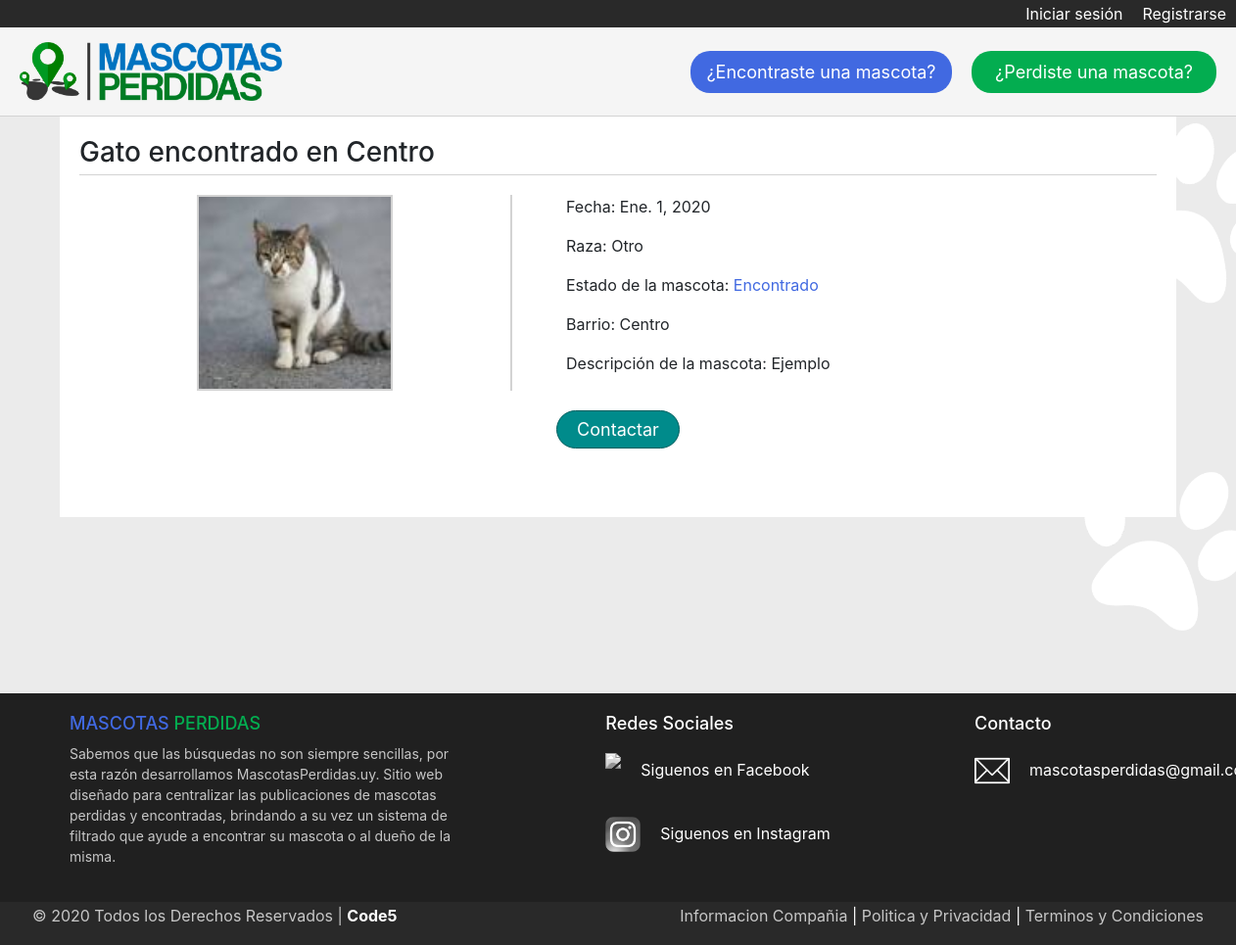
/ver_publicacion/41/, run on an earlier commit of the app's database.
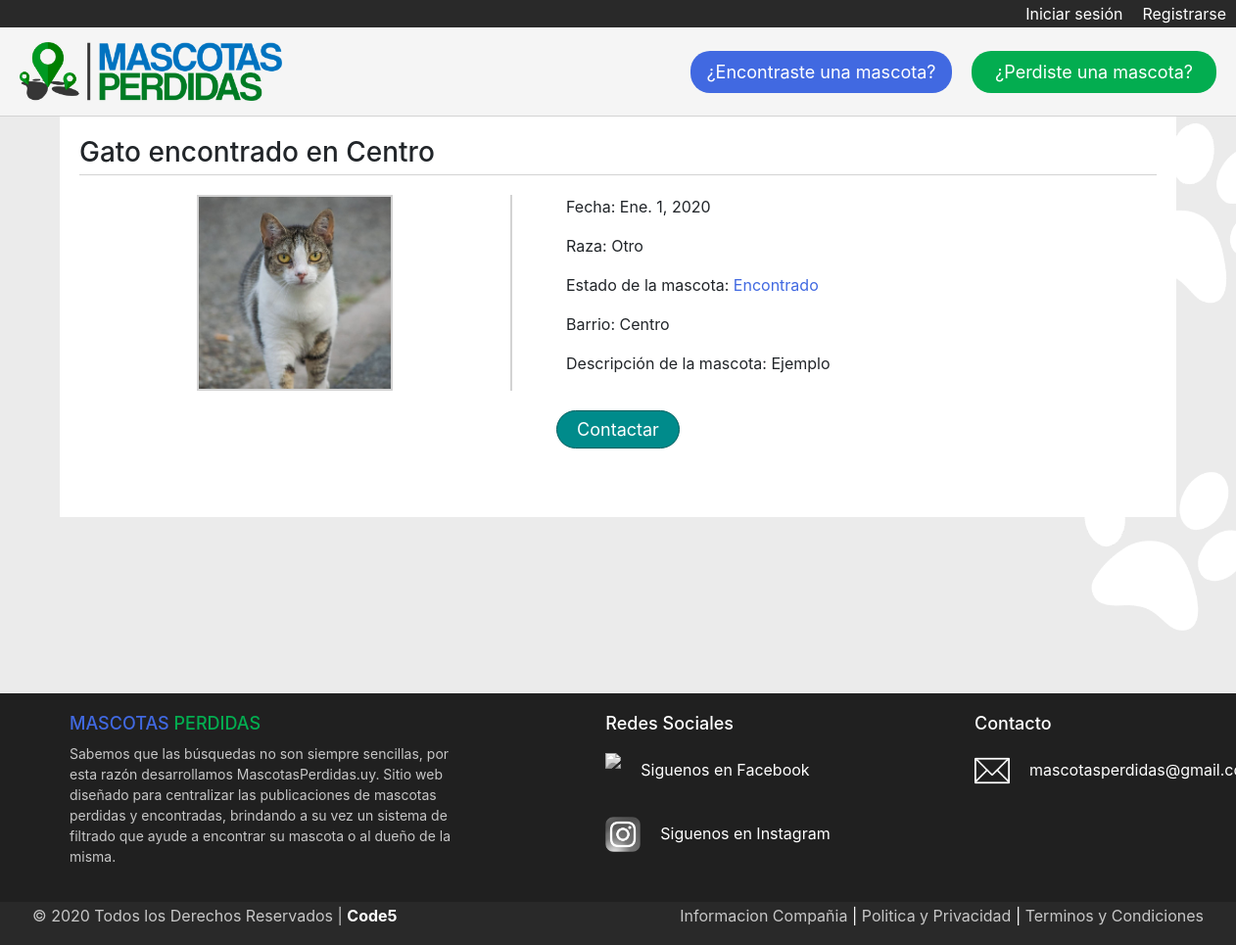
And on a later commit of the database.
### Mascotas/models.py (models this page shows)
class MascotaPerdida(models.Model):
    estado = models.CharField(max_length=40)
    imagen = models.ImageField(null=True, blank=True)  # <---- NO SACAR EL NULL NI EL BLANK QUE SE ROMPE LA BBDD
    barrio = models.ForeignKey(Barrio, on_delete=models.CASCADE)
    tipo = models.ForeignKey(Tipo, on_delete=models.CASCADE)
    raza = models.ForeignKey(Raza, on_delete=models.CASCADE)
    fecha = models.DateField()
    nombre = models.CharField(max_length=40)
    mail = models.EmailField()
    telefono = models.IntegerField()
    descripcion = models.TextField()

class Tipo(models.Model):
    especie = models.CharField(max_length=40)  # <---- Para indicar si es perro, gato, etc.
    def __str__(self):
        return self.especie

class Barrio(models.Model):
    lugar = models.CharField(max_length=40)  # <---- Para indicar el barrio donde se perdio
    def __str__(self):
        return self.lugar

class Raza(models.Model):
    tipo = models.CharField(max_length=40)  # <---- Para indicar la raza del animal
    def __str__(self):
        return self.tipo

### Mascotasperdidas/views.py (the view)
# urls.py: path('ver_publicacion/<id>/', Ver_publicacion, name='ver_publicacion'),
def Ver_publicacion(request, id):
    publicacion = MascotaPerdida.objects.get(id=id)
    data = {
        'publicacion': publicacion
    }
    return render(request, 'ver_publicacion.html', data)

### Mascotasperdidas/templates/ver_publicacion.html (shortened to what this page needs)
{% extends 'base.html' %}
{% load static %}
{% block css %}
    <link rel="stylesheet" href="{% static 'css/style_ver_publicacion.css' %}">
{% endblock %}
{% block contenido %}
    <h3 id="titulo_publicacion">{{ publicacion.tipo|title }} {{ publicacion.estado|lower }} en {{ publicacion.barrio|title }}</h3>
    <div id="foto_publicacion">
        <a href="#" onclick="Swal.fire({
            imageUrl: '{{ publicacion.imagen.url }}',
            imageAlt: 'Imagen de la Publicacion'
            })">
            <img src="{{ publicacion.imagen.url }}" alt="" class="imagenes">
        </a>
    </div>
    <div id="info_publicacion">
        <p>Fecha: {{ publicacion.fecha }}</p>
        {% if publicacion.raza == 'OTRO' %}
            <p>Raza: No especificada</p>
        {% else %}
            <p>Raza: {{ publicacion.raza|title }}</p>
        {% endif %}
        {% if publicacion.estado == 'ENCONTRADO' %}
            <p>Estado de la mascota: <span style="color: royalblue;">{{ publicacion.estado|title }}</span></p>
        {% else %}
            <p>Estado de la mascota: <span style="color: rgb(3, 173, 80);">{{ publicacion.estado|title }}</span></p>
        {% endif %}
        {% if publicacion.barrio == 'OTRO' %}
            <p>Barrio: No especificado</p>
        {% else %}
            <p>Barrio: {{ publicacion.barrio|title }}</p>
        {% endif %}
        <p>Descripción de la mascota: {{ publicacion.descripcion }}</p>
    </div>
    <div id="contacto_publicacion">
        <button onclick="Swal.fire('{{ publicacion.nombre }}','Tel: 0{{ publicacion.telefono }}<br>Email: {{ publicacion.mail }}')">
            Contactar
        </button>
    </div>
{% endblock %}

What changed in the data, as far as the page shows it:
changed MascotaPerdida "encontrado": imagen: a different picture
